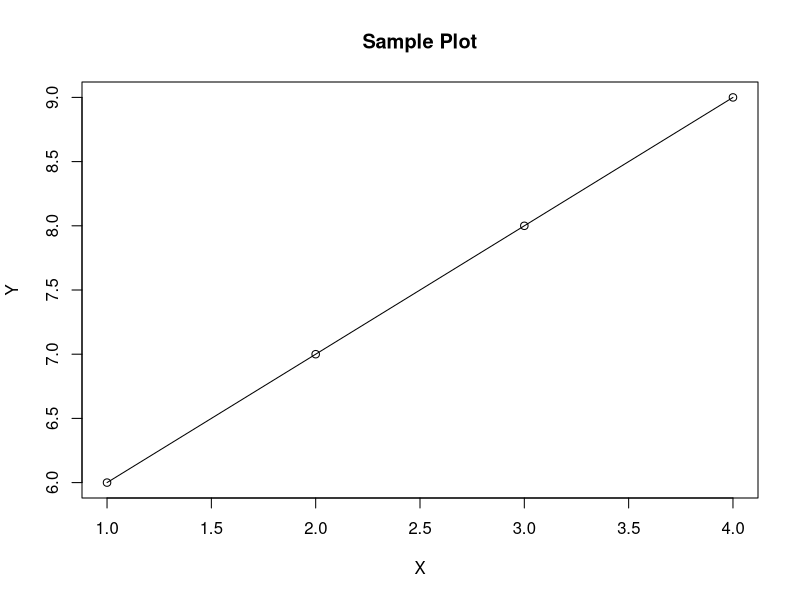

The R script that drew this image:
#Sample Code for BiggsLab Meeting 9/7/16

x = c(1,2,3,4)
y = c(6,7,8,9)

plot(x,y, main="Sample Plot", ylab = "Y", xlab = "X")
lines(x,y)

